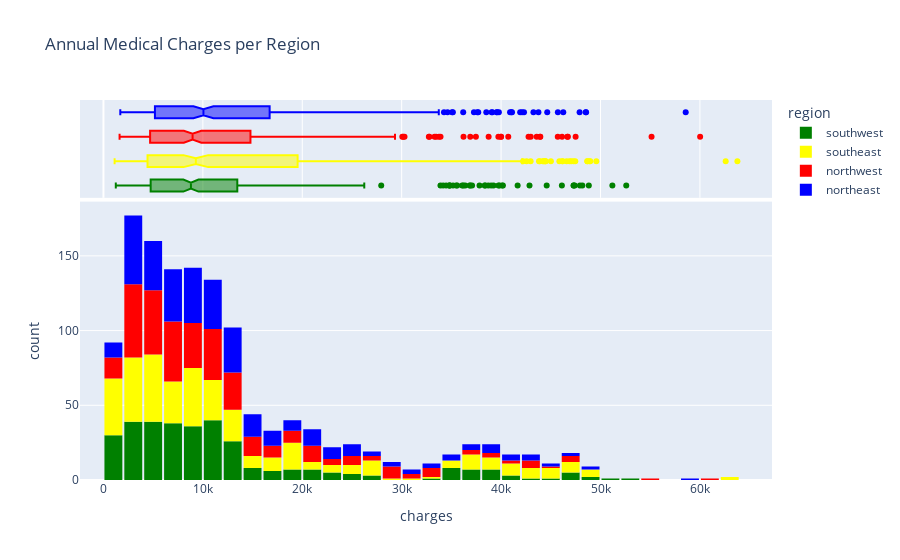

Source (notebook cell):
### Code cell
fig = px.histogram(medical_df,
                   x='charges',
                   marginal='box',
                   color = 'region',
                   color_discrete_sequence=['green', 'yellow', 'red', 'blue'],
                   title = 'Annual Medical Charges per Region')
fig.update_layout(bargap = 0.1)
fig.show()

### Figure 1 — Plotly figure (JSON) as saved in the notebook; plotly's stock layout.template omitted (floating-point values rounded to 4 significant figures; data arrays with more than 128 entries replaced by an {"elided": "..."} marker saying what was removed)
{"data": [{"bingroup": "x", "hovertemplate": "region=southwest<br>charges=%{x}<br>count=%{y}<extra></extra>", "legendgroup": "southwest", "marker": {"color": "green", "pattern": {"shape": ""}}, "name": "southwest", "orientation": "v", "showlegend": true, "type": "histogram", "x": {"elided": "325 float values"}, "xaxis": "x", "yaxis": "y"}, {"hovertemplate": "region=southwest<br>charges=%{x}<extra></extra>", "legendgroup": "southwest", "marker": {"color": "green"}, "name": "southwest", "notched": true, "showlegend": false, "type": "box", "x": {"elided": "325 float values"}, "xaxis": "x2", "yaxis": "y2"}, {"bingroup": "x", "hovertemplate": "region=southeast<br>charges=%{x}<br>count=%{y}<extra></extra>", "legendgroup": "southeast", "marker": {"color": "yellow", "pattern": {"shape": ""}}, "name": "southeast", "orientation": "v", "showlegend": true, "type": "histogram", "x": {"elided": "364 float values"}, "xaxis": "x", "yaxis": "y"}, {"hovertemplate": "region=southeast<br>charges=%{x}<extra></extra>", "legendgroup": "southeast", "marker": {"color": "yellow"}, "name": "southeast", "notched": true, "showlegend": false, "type": "box", "x": {"elided": "364 float values"}, "xaxis": "x2", "yaxis": "y2"}, {"bingroup": "x", "hovertemplate": "region=northwest<br>charges=%{x}<br>count=%{y}<extra></extra>", "legendgroup": "northwest", "marker": {"color": "red", "pattern": {"shape": ""}}, "name": "northwest", "orientation": "v", "showlegend": true, "type": "histogram", "x": {"elided": "325 float values"}, "xaxis": "x", "yaxis": "y"}, {"hovertemplate": "region=northwest<br>charges=%{x}<extra></extra>", "legendgroup": "northwest", "marker": {"color": "red"}, "name": "northwest", "notched": true, "showlegend": false, "type": "box", "x": {"elided": "325 float values"}, "xaxis": "x2", "yaxis": "y2"}, {"bingroup": "x", "hovertemplate": "region=northeast<br>charges=%{x}<br>count=%{y}<extra></extra>", "legendgroup": "northeast", "marker": {"color": "blue", "pattern": {"shape": ""}}, "name": "northeast", "orientation": "v", "showlegend": true, "type": "histogram", "x": {"elided": "324 float values"}, "xaxis": "x", "yaxis": "y"}, {"hovertemplate": "region=northeast<br>charges=%{x}<extra></extra>", "legendgroup": "northeast", "marker": {"color": "blue"}, "name": "northeast", "notched": true, "showlegend": false, "type": "box", "x": {"elided": "324 float values"}, "xaxis": "x2", "yaxis": "y2"}], "layout": {"bargap": 0.1, "barmode": "relative", "legend": {"title": {"text": "region"}, "tracegroupgap": 0}, "title": {"text": "Annual Medical Charges per Region"}, "xaxis": {"anchor": "y", "domain": [0, 1], "title": {"text": "charges"}}, "xaxis2": {"anchor": "y2", "domain": [0, 1], "matches": "x", "showgrid": true, "showticklabels": false}, "yaxis": {"anchor": "x", "domain": [0, 0.7326], "title": {"text": "count"}}, "yaxis2": {"anchor": "x2", "domain": [0.7426, 1], "matches": "y2", "showgrid": false, "showline": false, "showticklabels": false, "ticks": ""}}}
